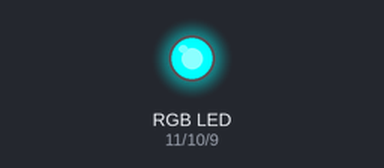
Recording of a sketch running on a simulated Arduino Uno, built with avr-gcc and run on an emulated ATmega328P. Shown: an RGB LED mixed from three pins (HIGH = lit).

Above: at 0.5 s.
At 2.5 s:
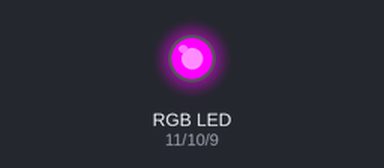
At 3.5 s:
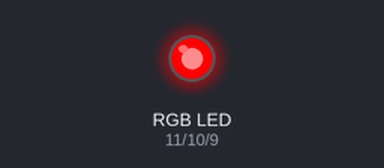
At 4.5 s:
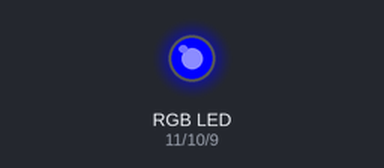
At 6.5 s:
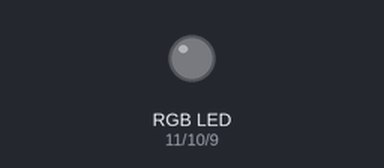
At 9.5 s:
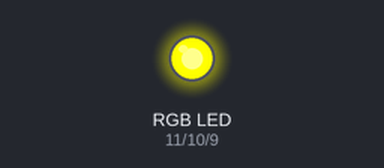
Timing chart, 0 to 10.4 s (numbered marks = the images above):
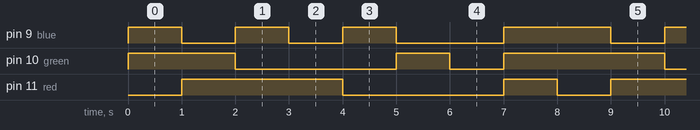

The sketch:

rgb_led.ino
```cpp
int red=11;
int green=10;
int blue=9;

void colorsaturation(int r,int b,int g){
  analogWrite(red,r);
  analogWrite(blue,b);
  analogWrite(green,g);
  delay(1000);
}
void setup()
{
  pinMode(red, OUTPUT);
  pinMode(blue, OUTPUT);
  pinMode(green, OUTPUT);
}

void loop()
{
  colorsaturation(0,255,255);//red
  colorsaturation(255,0,255);//blue
  colorsaturation(255,255,0);//green
  colorsaturation(255,0,0);//cyan
  colorsaturation(0,255,0);//yellow
  colorsaturation(0,0,255);//purple
  colorsaturation(0,0,0);//white
  colorsaturation(255,255,255);//off
}
```

Measured:
- by itself, pin 9 (blue): repeats every 8.0 s: 2 × (LOW 1.0 s, HIGH 1.0 s), LOW 2.0 s, HIGH 2.0 s
- by itself, pin 10 (green), pin 11 (red): repeats every 8.0 s: LOW 3.0 s, HIGH 1.0 s, LOW 1.0 s, HIGH 3.0 s
- by itself, everything shown: repeats every 8.0 s, in 8 steps
